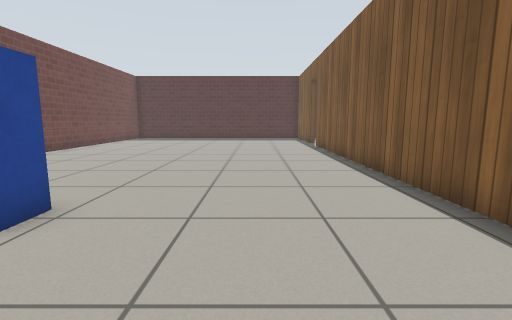
view 1 (above)

22 first-person views from a walk through a world built for the Gazebo simulator. The camera is 0.72 m above the floor, tilts 8° down and sees 85° across. The lines on the ground mark 1 m squares. The floor is counted in squares, 0.5 m on a side. Each view is taken from the middle of a square. On the plan, view 1 faces up. The plan holds only what a view shows up to about 14 squares ahead; the rest is blank. The place goes on beyond the plan. Robots are left out. Gazebo's built-in surfaces are drawn with simple patterns. Some stock models are drawn as simple stand-ins.

view 2
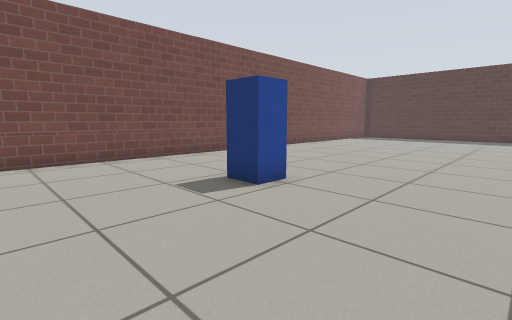

view 3
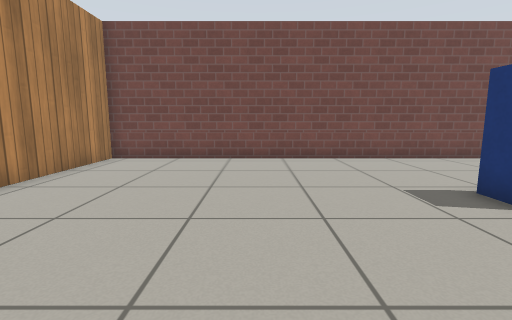

view 4
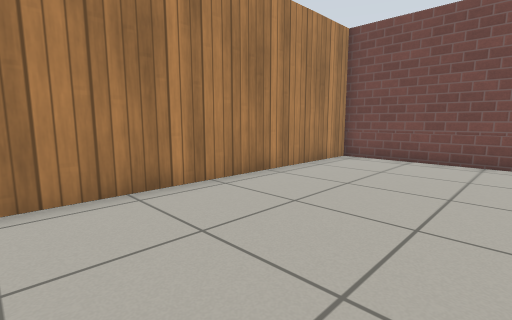

view 5
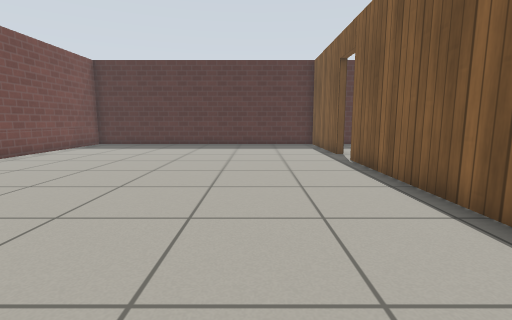

view 6
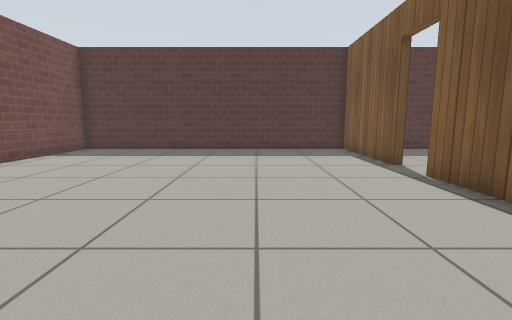

view 7
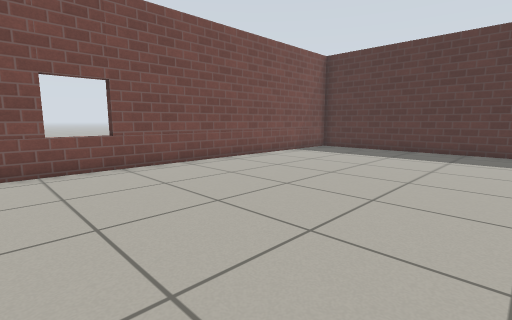

view 8
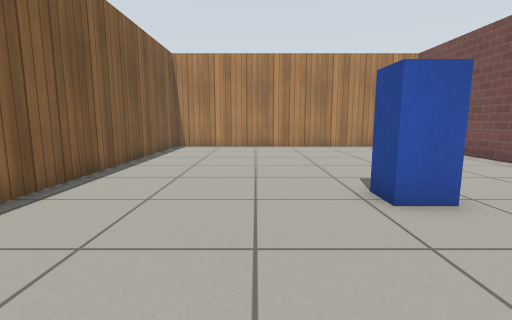

view 9
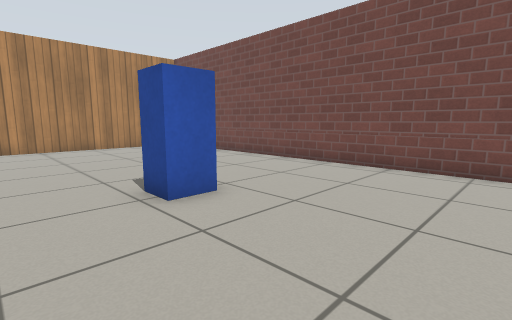

view 10
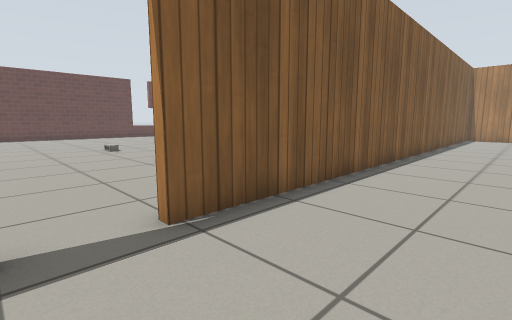

view 11
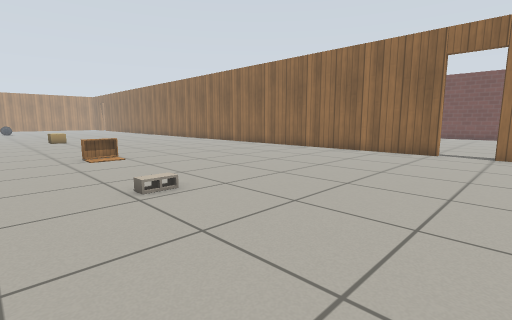

view 12
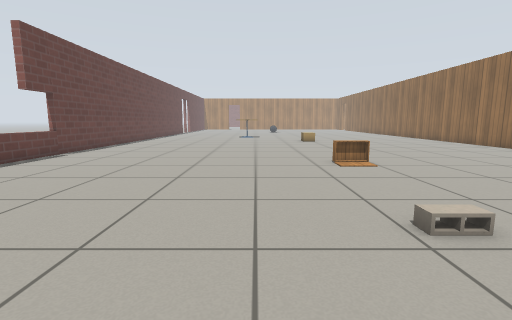

view 13
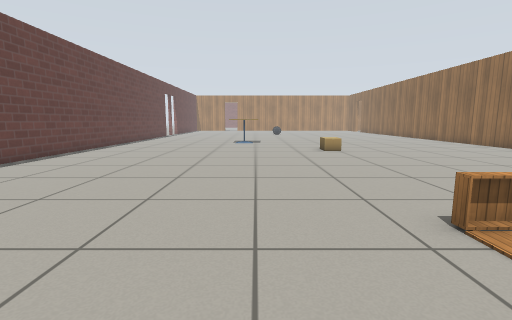

view 14
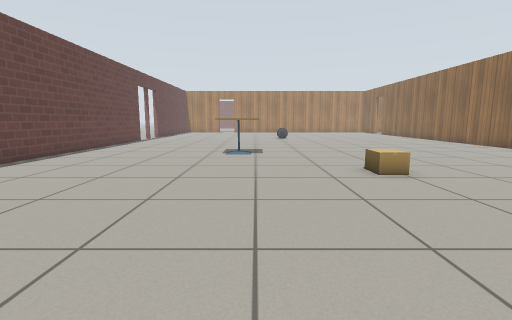

view 15
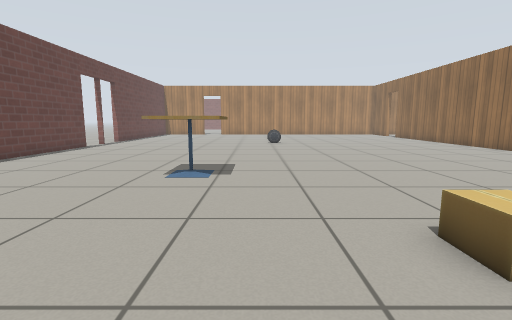

view 16
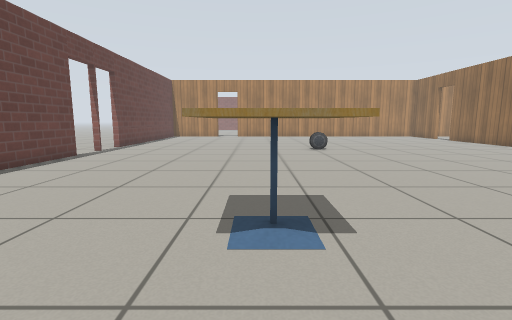

view 17
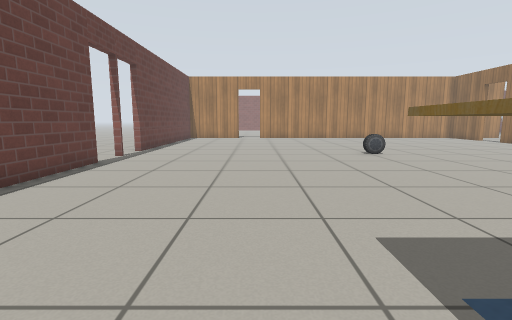

view 18
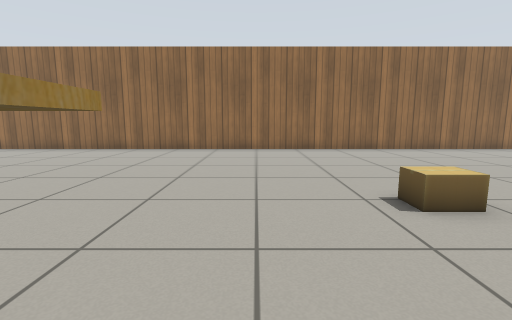

view 19
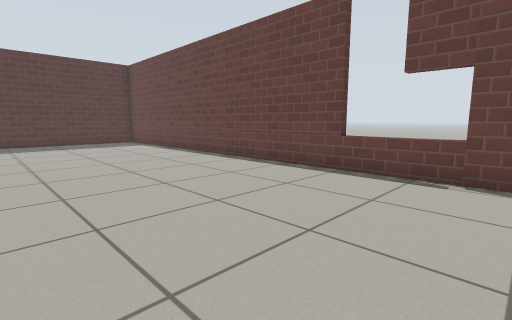

view 20
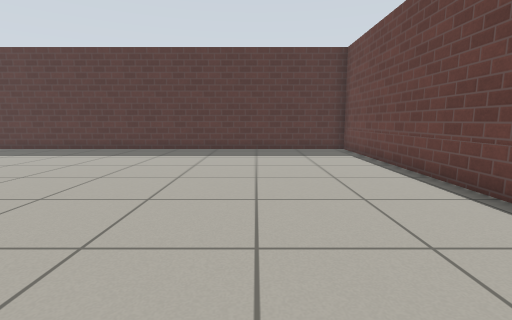

view 21
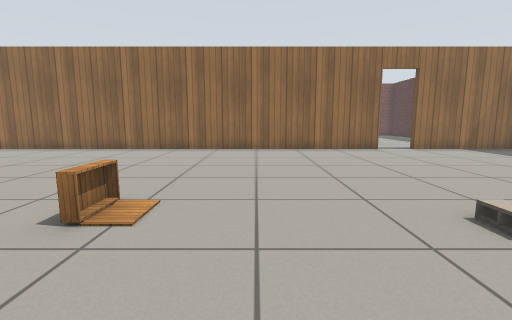

view 22
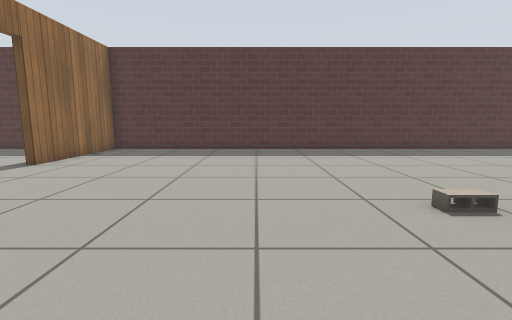

### Floor plan
Points are (right, up) in squares from view 1. A wall is a line through its corners. A room is listed if a view was taken in it or the views show most of it. See-through windows are left out.
Room 1 (views 1, 2, 3, 4, 5, 6, 7, 8, 9, 10)
walls: (3.5, 18) (3.5, 23.3) (-9.7, 23.3) (-9.7, -6.6) (0.9, -6.6); (3.5, -5.5) (3.5, 16.2)
ways out: open door at (4, 17.5) to room 2
objects: postbox (-4, 3) to (-3, 4)
Room 2 (views 11, 12, 13, 14, 15, 16, 17, 18, 19, 20, 21, 22)
walls: (3.8, 16.2) (3.8, -17.9); (25.5, -15.6) (25.5, 20); (25.5, -20.5) (25.5, -19.2); (25.5, 23.3) (3.8, 23.3) (3.8, 18)
ways out: open door at (4, 17.5) to room 1
objects: cardboard box (13, -3) to (14, -2); other object (13, 7) to (14, 8); car (14, -18) to (15, -18); cinder block (14, 13); cafe table (17, -8) to (19, -7)

Positions as (right, up) in squares from view 1, and headings:
1: (0, 0), facing up
2: (1, -1), facing up-left
3: (1, -1), facing left
4: (1, -1), facing down-left
5: (0, 6), facing up
6: (-1, 9), facing up
7: (-1, 9), facing up-left
8: (-1, 9), facing down
9: (-1, 9), facing down-left
10: (0, 18), facing down-right
11: (17, 19), facing down-left
12: (17, 17), facing down
13: (17, 11), facing down
14: (17, 5), facing down
15: (16, 0), facing down
16: (18, -4), facing down
17: (20, -6), facing down
18: (18, -6), facing left
19: (18, 4), facing up-right
20: (21, 9), facing up
21: (18, 10), facing left
22: (11, 9), facing up
